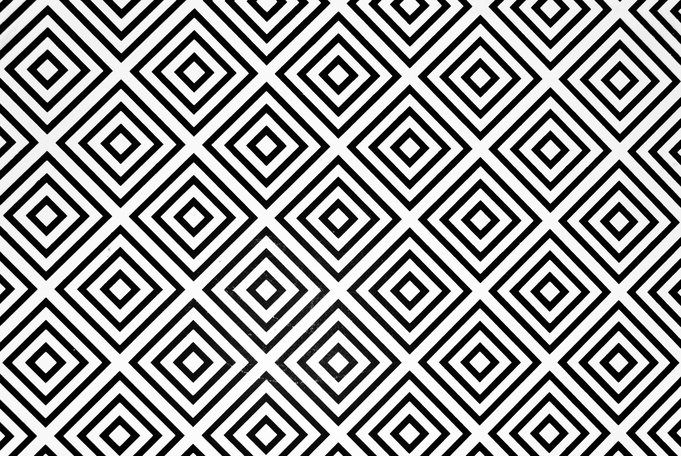
#> input picture lab5/5-1.jpg, 681 x 456 px, shrunk from 3827 x 2562 before the run, found by its file name
$ python kod1.py   (older library calls are emulated)
#> lines starting #> are read from the running program, lines starting #| are printed output that depends on the picture
import cv2
import numpy


def nothing(x):
    pass

pathImg1 = "./lab5/5-1.jpg"
pathImg2 = "./lab5/5-2.jpg"
pathImg3 = "./lab5/5-3.jpg"

winName = "Sobel"
cv2.namedWindow(winName, cv2.WINDOW_GUI_NORMAL)

img = [cv2.imread(pathImg1, flags=cv2.IMREAD_COLOR),cv2.imread(pathImg2, flags=cv2.IMREAD_COLOR),cv2.imread(pathImg3, flags=cv2.IMREAD_COLOR)]
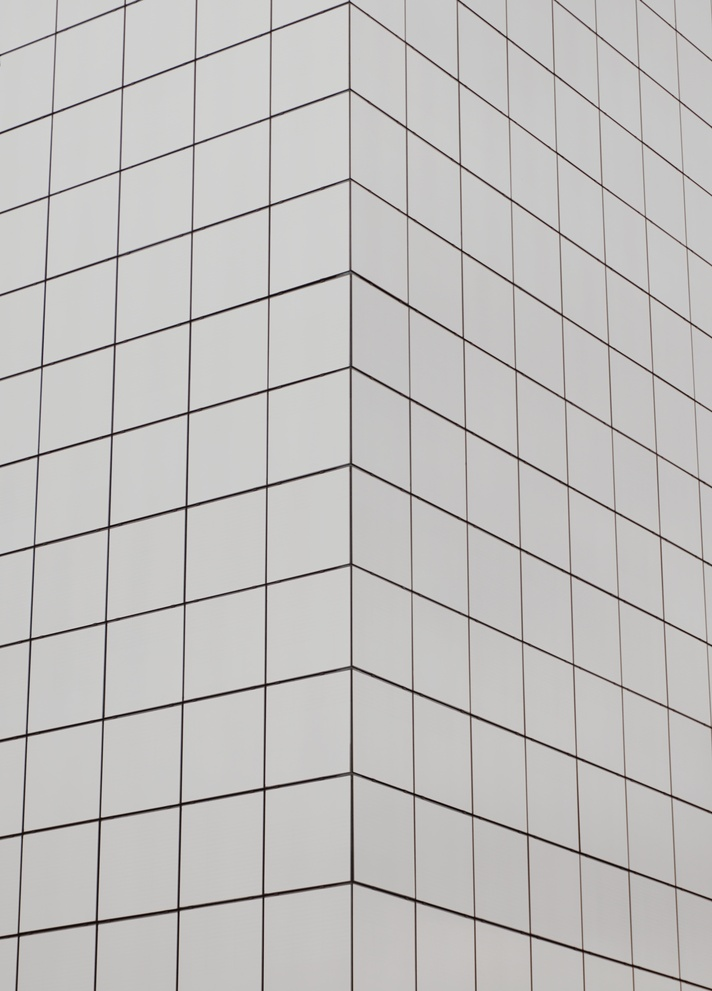
#> input picture lab5/5-2.jpg, 712 x 991 px, shrunk from 4000 x 5564 before the run, found by its file name
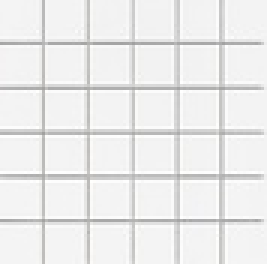
#> input picture lab5/5-3.jpg, 89 x 88 px, shrunk from 500 x 497 before the run, found by its file name (shown 3 times larger)
ddepth = [cv2.CV_64F,cv2.CV_32F, cv2.CV_16F,cv2.CV_16S,cv2.CV_8U]

cv2.createTrackbar("xorder", winName, 0, 2, nothing)
cv2.createTrackbar("yorder", winName, 0, 2, nothing)
i = 0
while 1:

    xorder = cv2.getTrackbarPos("xorder", winName)
    yorder = cv2.getTrackbarPos("yorder", winName)
    if xorder+yorder==0:xorder=1
    grad_x = cv2.Sobel(img[i],  ddepth=0,dx=xorder, dy=yorder,ksize=3,scale=1, delta=0, borderType=cv2.BORDER_DEFAULT )
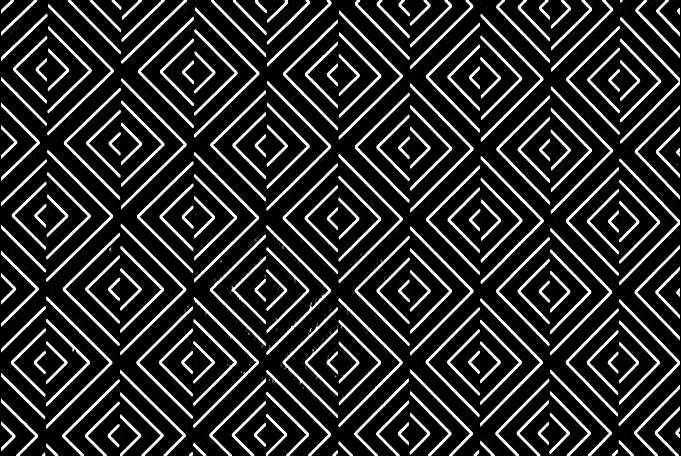
#> grad_x: shape (456, 681, 3); min 0, max 255, mean 45.1
    cv2.imshow(winName, grad_x)
    key = cv2.waitKey(100)
#> (key Esc is pressed here)
    if key==27:break
    if key == 32: i=(i+1)%3

cv2.destroyAllWindows()
winName = "Laplacian"
cv2.namedWindow(winName, cv2.WINDOW_GUI_NORMAL)
while 1:

    dst = cv2.Laplacian(img[i], cv2.CV_8U, ksize=5, scale=1,delta=0, borderType=cv2.BORDER_DEFAULT)
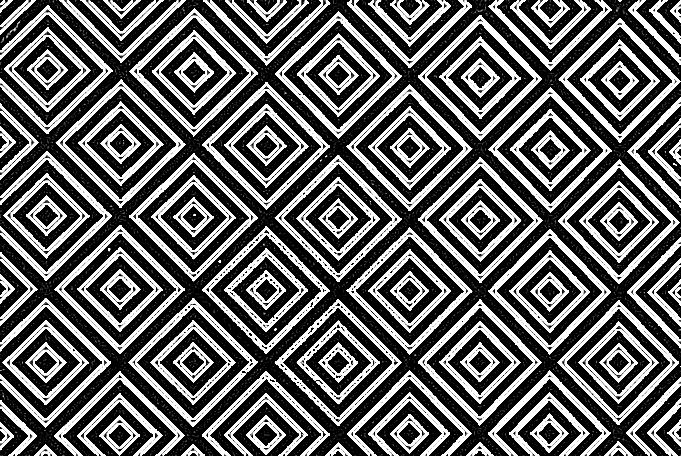
#> dst: shape (456, 681, 3); min 0, max 255, mean 97.1
    cv2.imshow(winName, dst)
    key = cv2.waitKey(100)
#> (key Esc is pressed here)
    if key==27:break
    if key == 32: i=(i+1)%3
